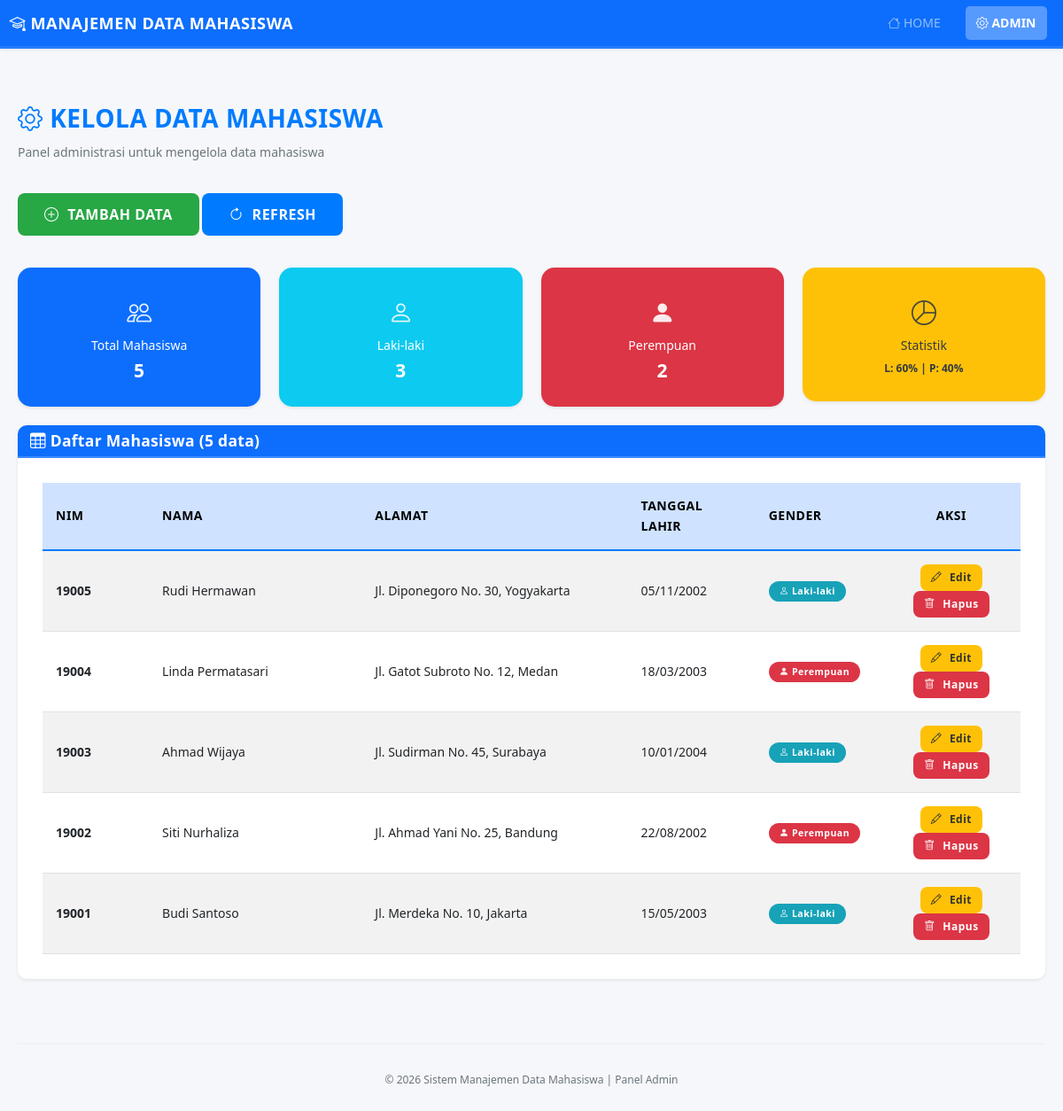
The app's page /admin/index.php with its own data.
### tables this page shows
CREATE TABLE IF NOT EXISTS mahasiswa (
    NIM VARCHAR(20) PRIMARY KEY COMMENT 'Nomor Induk Mahasiswa',
    NAMA VARCHAR(100) NOT NULL COMMENT 'Nama Mahasiswa',
    ALAMAT TEXT NOT NULL COMMENT 'Alamat Mahasiswa',
    TANGGAL_LAHIR DATE NOT NULL COMMENT 'Tanggal Lahir Mahasiswa',
    GENDER ENUM('Laki-laki', 'Perempuan') NOT NULL COMMENT 'Jenis Kelamin Mahasiswa',
    CREATED_AT TIMESTAMP DEFAULT CURRENT_TIMESTAMP COMMENT 'Waktu Pembuatan Data',
    UPDATED_AT TIMESTAMP DEFAULT CURRENT_TIMESTAMP ON UPDATE CURRENT_TIMESTAMP COMMENT 'Waktu Update Data'
);

### includes/functions.php (called while the page is built, shortened)
<?php
function formatTanggal($tanggal)
{
    return date('d/m/Y', strtotime($tanggal));
}
function ambilSemuaMahasiswa($conn, $search = '')
{
    if (!empty($search)) {
        $search = '%' . $search . '%';
        $query = "SELECT * FROM mahasiswa WHERE NAMA LIKE ? ORDER BY NIM DESC";
        $stmt = mysqli_prepare($conn, $query);
        mysqli_stmt_bind_param($stmt, "s", $search);
    } else {
        $query = "SELECT * FROM mahasiswa ORDER BY NIM DESC";
        $stmt = mysqli_prepare($conn, $query);
    }
    mysqli_stmt_execute($stmt);
    $result = mysqli_stmt_get_result($stmt);
    $data = [];
    while ($row = mysqli_fetch_assoc($result)) {
        $data[] = $row;
    }
    return $data;
}
function hitungStatistik($conn)
{
    $query = "SELECT
                COUNT(*) as total,
                SUM(CASE WHEN GENDER='Laki-laki' THEN 1 ELSE 0 END) as laki_laki,
                SUM(CASE WHEN GENDER='Perempuan' THEN 1 ELSE 0 END) as perempuan
              FROM mahasiswa";
    $result = mysqli_query($conn, $query);
    $data = mysqli_fetch_assoc($result);
    return [
        'total' => $data['total'] ?? 0,
        'laki_laki' => $data['laki_laki'] ?? 0,
        'perempuan' => $data['perempuan'] ?? 0
    ];
}
?>

### admin/index.php (the view, shortened to what this page needs)
<?php
require_once __DIR__ . '/../includes/functions.php';
$conn = getDBConnection();
$mahasiswa = ambilSemuaMahasiswa($conn);
$statistik = hitungStatistik($conn);
?>
<!DOCTYPE html>
<html lang="id">
<head>
    <link href="https://cdn.jsdelivr.net/npm/bootstrap@5.3.0/dist/css/bootstrap.min.css" rel="stylesheet">
    <link href="https://cdn.jsdelivr.net/npm/bootstrap-icons@1.11.0/font/bootstrap-icons.css" rel="stylesheet">
    <link href="https://cdn.jsdelivr.net/npm/sweetalert2@11.7.1/dist/sweetalert2.min.css" rel="stylesheet">
    <link rel="stylesheet" href="../assets/css/style.css">
</head>
<body>
    <nav class="navbar navbar-expand-lg navbar-dark bg-primary">
        <div class="container-fluid">
            <a class="navbar-brand fw-bold" href="../index.php">
                <i class="bi bi-mortarboard"></i> MANAJEMEN DATA MAHASISWA
            </a>
            <div class="collapse navbar-collapse" id="navbarNav">
                <ul class="navbar-nav ms-auto">
                    <li class="nav-item">
                        <a class="nav-link" href="../index.php">
                            <i class="bi bi-house"></i> HOME
                        </a>
                    </li>
                    <li class="nav-item">
                        <a class="nav-link active" href="index.php">
                            <i class="bi bi-gear"></i> ADMIN
                        </a>
                    </li>
                </ul>
            </div>
        </div>
    </nav>
    <div class="container mt-5">
        <div class="row mb-4">
            <div class="col-md-12">
                <h2 class="text-primary fw-bold">
                    <i class="bi bi-gear"></i> KELOLA DATA MAHASISWA
                </h2>
                <p class="text-muted">Panel administrasi untuk mengelola data mahasiswa</p>
            </div>
        </div>
        <div class="row mb-4">
            <div class="col-md-12">
                <button class="btn btn-success btn-lg" data-bs-toggle="modal" data-bs-target="#modalTambah">
                    <i class="bi bi-plus-circle"></i> TAMBAH DATA
                </button>
                <a href="index.php" class="btn btn-primary btn-lg">
                    <i class="bi bi-arrow-clockwise"></i> REFRESH
                </a>
            </div>
        </div>
        <div class="row mb-4">
            <div class="col-md-3">
                <div class="card bg-primary text-white shadow-sm">
                    <div class="card-body text-center">
                        <i class="bi bi-people" style="font-size: 2rem;"></i>
                        <h6 class="card-title mt-2">Total Mahasiswa</h6>
                        <p class="card-text h4 fw-bold"><?php echo $statistik['total']; ?></p>
                    </div>
                </div>
            </div>
            <div class="col-md-3">
                <div class="card bg-info text-white shadow-sm">
                    <div class="card-body text-center">
                        <i class="bi bi-person" style="font-size: 2rem;"></i>
                        <h6 class="card-title mt-2">Laki-laki</h6>
                        <p class="card-text h4 fw-bold"><?php echo $statistik['laki_laki']; ?></p>
                    </div>
                </div>
            </div>
            <div class="col-md-3">
                <div class="card bg-danger text-white shadow-sm">
                    <div class="card-body text-center">
                        <i class="bi bi-person-fill" style="font-size: 2rem;"></i>
                        <h6 class="card-title mt-2">Perempuan</h6>
                        <p class="card-text h4 fw-bold"><?php echo $statistik['perempuan']; ?></p>
                    </div>
                </div>
            </div>
            <div class="col-md-3">
                <div class="card bg-warning text-dark shadow-sm">
                    <div class="card-body text-center">
                        <i class="bi bi-pie-chart" style="font-size: 2rem;"></i>
                        <h6 class="card-title mt-2">Statistik</h6>
                        <p class="card-text small">
                            L: <?php echo $statistik['total'] > 0 ? round(($statistik['laki_laki'] / $statistik['total']) * 100) : 0; ?>% |
                            P: <?php echo $statistik['total'] > 0 ? round(($statistik['perempuan'] / $statistik['total']) * 100) : 0; ?>%
                        </p>
                    </div>
                </div>
            </div>
        </div>
        <div class="row">
            <div class="col-md-12">
                <div class="card shadow-sm">
                    <div class="card-header bg-primary text-white">
                        <h5 class="mb-0">
                            <i class="bi bi-table"></i>
                            Daftar Mahasiswa (<?php echo count($mahasiswa); ?> data)
                        </h5>
                    </div>
                    <div class="card-body">
                        <?php if (empty($mahasiswa)): ?>
                            <div class="alert alert-info" role="alert">
                                <i class="bi bi-info-circle"></i>
                                Belum ada data mahasiswa. Silakan klik tombol "TAMBAH DATA" untuk menambahkan data baru.
                            </div>
                        <?php else: ?>
                            <div class="table-responsive">
                                <table class="table table-striped table-hover">
                                    <thead class="table-primary">
                                        <tr>
                                            <th style="width: 10%;">NIM</th>
                                            <th style="width: 20%;">Nama</th>
                                            <th style="width: 25%;">Alamat</th>
                                            <th style="width: 12%;">Tanggal Lahir</th>
                                            <th style="width: 10%;">Gender</th>
                                            <th style="width: 13%; text-align: center;">Aksi</th>
                                        </tr>
                                    </thead>
                                    <tbody>
                                        <?php foreach ($mahasiswa as $row): ?>
                                            <tr>
                                                <td><strong><?php echo htmlspecialchars($row['NIM']); ?></strong></td>
                                                <td><?php echo htmlspecialchars($row['NAMA']); ?></td>
                                                <td><?php echo htmlspecialchars($row['ALAMAT']); ?></td>
                                                <td><?php echo formatTanggal($row['TANGGAL_LAHIR']); ?></td>
                                                <td>
                                                    <?php if ($row['GENDER'] === 'Laki-laki'): ?>
                                                        <span class="badge bg-info"><i class="bi bi-person"></i> Laki-laki</span>
                                                    <?php else: ?>
                                                        <span class="badge bg-danger"><i class="bi bi-person-fill"></i> Perempuan</span>
                                                    <?php endif; ?>
                                                </td>
                                                <td style="text-align: center;">
                                                    <a href="?action=edit&nim=<?php echo urlencode($row['NIM']); ?>"
                                                       class="btn btn-sm btn-warning btn-edit"
                                                       title="Edit Data">
                                                        <i class="bi bi-pencil"></i> Edit
                                                    </a>
                                                    <button class="btn btn-sm btn-danger btn-delete"
                                                            data-nim="<?php echo htmlspecialchars($row['NIM']); ?>"
                                                            data-nama="<?php echo htmlspecialchars($row['NAMA']); ?>"
                                                            title="Hapus Data">
                                                        <i class="bi bi-trash"></i> Hapus
                                                    </button>
                                                </td>
                                            </tr>
                                        <?php endforeach; ?>
                                    </tbody>
                                </table>
                            </div>
                        <?php endif; ?>
                    </div>
                </div>
            </div>
        </div>
        <div class="row mt-5 mb-4">
            <div class="col-md-12">
                <hr>
                <p class="text-center text-muted small">
                    &copy; 2026 Sistem Manajemen Data Mahasiswa | Panel Admin
                </p>
            </div>
        </div>
    </div>
</body>
</html>

### assets/css/style.css (style rules this page uses)
:root { --primary-color: #007bff; --success-color: #28a745; --danger-color: #dc3545; --warning-color: #ffc107; --info-color: #17a2b8; --dark-color: #343a40; --light-color: #f8f9fa; --border-color: #dee2e6; --shadow-sm: 0 0.125rem 0.25rem rgba(0, 0, 0, 0.075); --transition: all 0.3s ease; }
* { margin: 0; padding: 0; box-sizing: border-box; }
html, body { font-family: 'Segoe UI', Roboto, 'Helvetica Neue', Arial, sans-serif; background-color: #f5f7fa; color: #333; font-size: 14px; line-height: 1.6; }
.navbar { box-shadow: var(--shadow-sm); border-bottom: 3px solid rgba(255, 255, 255, 0.1); }
.navbar-brand { font-size: 1.3rem; letter-spacing: 0.5px; transition: var(--transition); }
.nav-link { margin: 0 8px; border-radius: 5px; padding: 8px 12px !important; transition: var(--transition); }
.nav-link.active { background-color: rgba(255, 255, 255, 0.3); font-weight: 600; }
.card { border: none; border-radius: 10px; overflow: hidden; transition: var(--transition); }
.card-header { border-bottom: 2px solid rgba(255, 255, 255, 0.2); font-weight: 600; letter-spacing: 0.5px; }
.card-body { padding: 2rem; }
.card.bg-primary, .card.bg-info, .card.bg-danger, .card.bg-warning { border-radius: 15px; box-shadow: 0 5px 15px rgba(0, 0, 0, 0.1); }
.card.bg-primary .card-text, .card.bg-info .card-text, .card.bg-danger .card-text, .card.bg-warning .card-text { font-weight: 700; margin: 0; }
.card.bg-primary .bi, .card.bg-info .bi, .card.bg-danger .bi, .card.bg-warning .bi { opacity: 0.9; }
.btn { border-radius: 8px; padding: 10px 20px; font-weight: 600; letter-spacing: 0.5px; transition: var(--transition); border: none; }
.btn-primary { background-color: var(--primary-color); }
.btn-success { background-color: var(--success-color); }
.btn-danger { background-color: var(--danger-color); }
.btn-warning { background-color: var(--warning-color); color: #333; }
.btn-sm { padding: 6px 12px; font-size: 12px; }
.btn-lg { padding: 12px 30px; font-size: 16px; margin-bottom: 15px; }
.btn i { margin-right: 5px; }
.table { margin-bottom: 0; }
.table thead { font-weight: 700; text-transform: uppercase; letter-spacing: 0.5px; }
.table thead th { border-bottom: 2px solid var(--primary-color); padding: 15px; vertical-align: middle; }
.table tbody tr { border-bottom: 1px solid var(--border-color); transition: var(--transition); }
.table tbody td { padding: 15px; vertical-align: middle; }
.table-striped tbody tr:nth-child(odd) { background-color: transparent; }
.badge { font-weight: 600; padding: 6px 12px; border-radius: 20px; letter-spacing: 0.5px; }
.badge.bg-info { background-color: var(--info-color) !important; }
.badge.bg-danger { background-color: var(--danger-color) !important; }
.container { max-width: 1200px; padding: 20px; }
h2 { font-weight: 700; letter-spacing: 0.5px; margin-bottom: 10px; }
h5 { font-weight: 600; letter-spacing: 0.3px; }
hr { border: none; border-top: 2px solid var(--border-color); margin: 30px 0; }
.text-primary { color: var(--primary-color) !important; }
.text-muted { color: #6c757d !important; }
.text-dark { color: var(--dark-color) !important; }
.fw-bold { font-weight: 700 !important; }
.small { font-size: 12px !important; }
.card { animation: fadeIn 0.5s ease; }
.shadow-sm { box-shadow: var(--shadow-sm) !important; }

### records on screen
mahasiswa: NIM "19005", NAMA "Rudi Hermawan", ALAMAT "Jl. Diponegoro No. 30, Yogyakarta", TANGGAL_LAHIR "05/11/2002", GENDER "Laki-laki" (drawn)
mahasiswa: NIM "19004", NAMA "Linda Permatasari", ALAMAT "Jl. Gatot Subroto No. 12, Medan", TANGGAL_LAHIR "18/03/2003", GENDER "Perempuan" (drawn)
mahasiswa: NIM "19003", NAMA "Ahmad Wijaya", ALAMAT "Jl. Sudirman No. 45, Surabaya", TANGGAL_LAHIR "10/01/2004", GENDER "Laki-laki" (drawn)
mahasiswa: NIM "19002", NAMA "Siti Nurhaliza", ALAMAT "Jl. Ahmad Yani No. 25, Bandung", TANGGAL_LAHIR "22/08/2002", GENDER "Perempuan" (drawn)
mahasiswa: NIM "19001", NAMA "Budi Santoso", ALAMAT "Jl. Merdeka No. 10, Jakarta", TANGGAL_LAHIR "15/05/2003", GENDER "Laki-laki" (drawn)

### other values on screen
$statistik['total'] "5"
$statistik['laki_laki'] "3"
$statistik['perempuan'] "2"
count($mahasiswa) "5"
